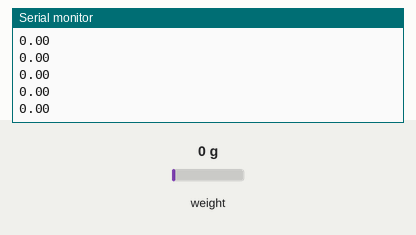
The sketch below on a simulated Arduino Uno, built with avr-gcc and run on an emulated ATmega328P. Shown: the last lines printed to the serial monitor. Wiring (inferred from the names in the program): HX711 load-cell converter: data pin 9; SCK pin 8. The test bench sets the inputs (shaded band); at power-on: weight on the scale 0 g.

Above: at 12.1 s.
12.2 s: weight on the scale set to 100 g
At 12.25 s:
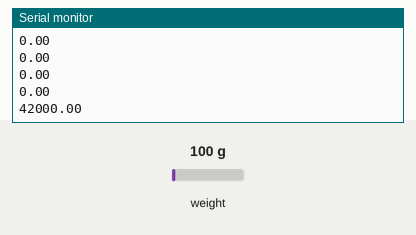
13.7 s: weight on the scale set to 1250 g
At 13.75 s:
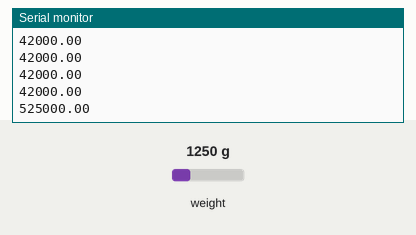
Timing chart, 0 to 16.7 s (numbered marks = the images above; inputs shaded):
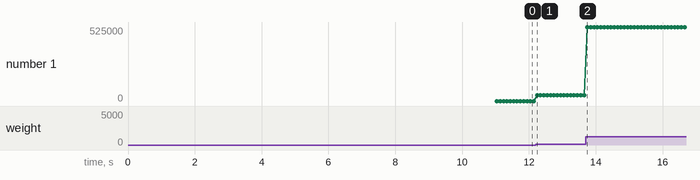

The sketch:

4LoadCell_Jig.ino
```cpp
#define HX711_C  8
#define HX711_D  9

int32_t hx711_read(int clk_pin, int data_pin)
{
  while (digitalRead(data_pin) == HIGH); // Wait for amplifier to be ready.

  uint32_t hx711_data = 0;
  hx711_data |= shiftIn(data_pin, clk_pin, MSBFIRST);
  hx711_data <<= 8;
  hx711_data |= shiftIn(data_pin, clk_pin, MSBFIRST);
  hx711_data <<= 8;
  hx711_data |= shiftIn(data_pin, clk_pin, MSBFIRST);

  // 25 pulses = channel A, gain of 128.
  delayMicroseconds(50); // Pulse the clk pin to bring output back to high.
  digitalWrite(clk_pin, HIGH);
  delayMicroseconds(50);
  digitalWrite(clk_pin, LOW);

  if (hx711_data > 8000000) hx711_data -= pow(2, 24);

  return hx711_data;
}

int32_t l_cal = 0;

void setup()
{
  Serial.begin(230400);
  pinMode(HX711_C, OUTPUT);
  pinMode(HX711_D, INPUT);

  delay(1000);

  for (int i = 0; i < 100; i++)
  {
    l_cal += hx711_read(HX711_C, HX711_D) / 100;
  }
}

void loop()
{
  Serial.print(String((hx711_read(HX711_C, HX711_D) - l_cal) * 1.0) + "\n");
}
```

Measured:
- after the input at 12.2 s, the serial monitor: prints a new line at once (image 1)
- after the input at 13.7 s, the serial monitor: prints a new line after 0.05 s (image 2)
- plotted number 1: 0 → 42000 after the input at 12.2 s, 42000 → 525000 after the input at 13.7 s
